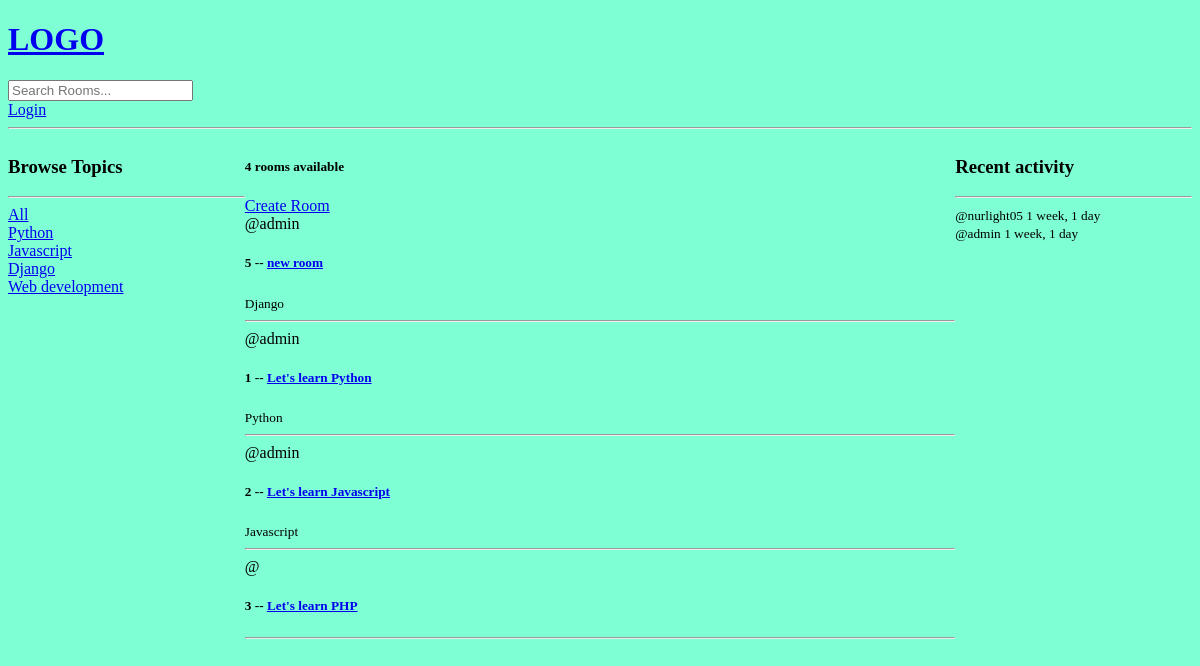
The app's page /, older data.
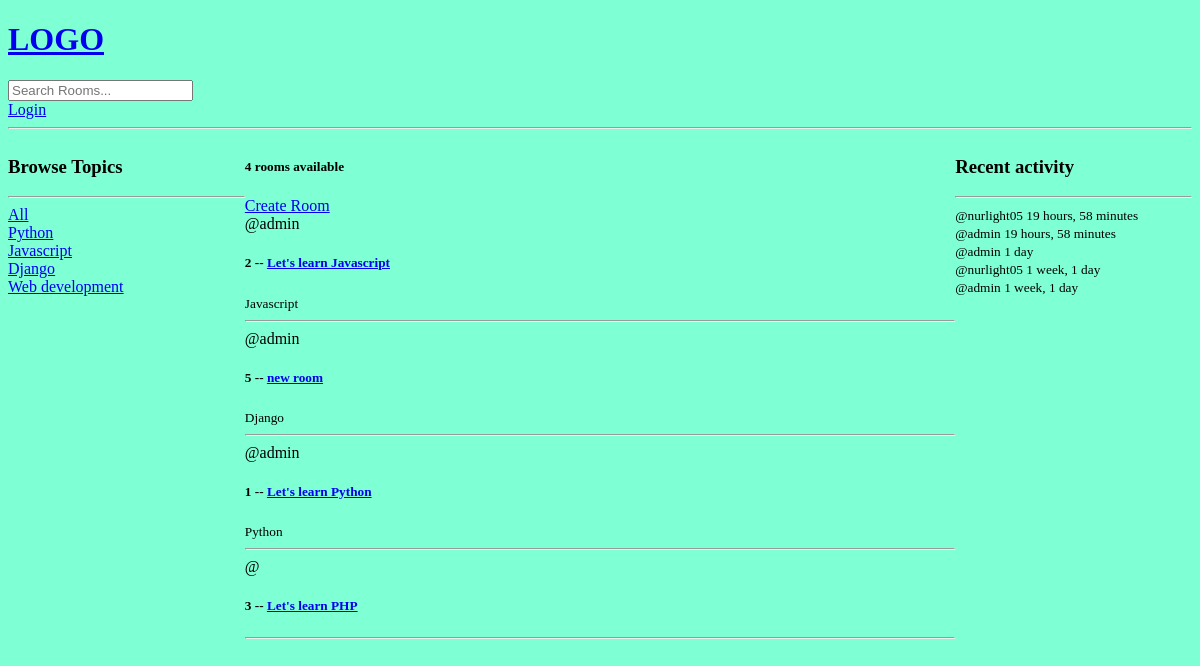
The same page, newer data.
### base/models.py (models this page shows, shortened)
class Topic(models.Model):
    name = models.CharField(max_length=200)

class Room(models.Model):
    host = models.ForeignKey(User, on_delete=models.SET_NULL, null=True)
    topic = models.ForeignKey(Topic, on_delete=models.SET_NULL, null=True)
    name = models.CharField(max_length=200)
    description = models.TextField(null=True, blank=True)
    participants = models.ManyToManyField(User, related_name='participants', blank=True)
    updated_at = models.DateTimeField(auto_now=True)
    created_at = models.DateTimeField(auto_now_add=True)
    class Meta:
        ordering = ['-updated_at', '-created_at']

class Message(models.Model):
    user = models.ForeignKey(User, on_delete=models.CASCADE)
    room = models.ForeignKey(Room, on_delete=models.CASCADE)
    body = models.TextField()
    updated_at = models.DateTimeField(auto_now=True)
    created_at = models.DateTimeField(auto_now_add=True)
    class Meta:
        ordering = ['-updated_at', '-created_at']

### base/views.py (the view)
# urls.py: path('', views.home, name='home'),
def home(request):
    q = request.GET.get('q') if request.GET.get('q') != None else ''
    rooms = Room.objects.filter(
        Q(topic__name__icontains=q) |
        Q(name__icontains=q) |
        Q(description__icontains=q)
    )
    topics = Topic.objects.all()
    room_count = rooms.count()
    room_messages = Message.objects.filter(Q(room__topic__name__icontains=q))
    context = {
        'rooms': rooms,
        'topics': topics,
        'room_count': room_count,
        'room_messages': room_messages
    }
    return render(request, 'base/home.html', context)

### base/templates/base/home.html (shortened to what this page needs)
{% extends 'main.html' %}
{% block content %}
    <div class="home-container">
        <div>
            <h3>Browse Topics</h3>
            <hr>
            <div>
                <a href="{% url 'home' %}">All</a>
            </div>
            {% for topic in topics %}
                <div>
                    <a href="{% url 'home' %}?q={{ topic.name }}">{{ topic.name }}</a>
                </div>
            {% endfor %}
        </div>
        <div>
            <h5>{{ room_count }} rooms available</h5>
            <a href="{% url 'create-room' %}">Create Room</a>
            <div>
                {% for room in rooms %}
                    <div>
                        <span>@{{ room.host.username }}</span>
                        <h5>{{ room.id }} -- <a href="{% url 'room' room.id %}">{{ room.name }}</a></h5>
                        <small>{{ room.topic.name }}</small>
                        <hr>
                    </div>
                {% endfor %}
            </div>
        </div>
        <div>
            <h3>Recent activity</h3>
            <hr>
            {% for message in room_messages %}
                <div>
                    <small>@{{ message.user }} {{ message.created_at|timesince }}</small>
                </div>
            {% endfor %}
        </div>
    </div>
{% endblock content %}

Row changes from the older to the newer data that the page shows:
changed Room "Let's learn Javascript": moves up the list
added Message: user "nurlight05", created_at "19 hours, 58 minutes"
added Message: user "admin", created_at "19 hours, 58 minutes"
added Message: user "admin", created_at "1 day"
